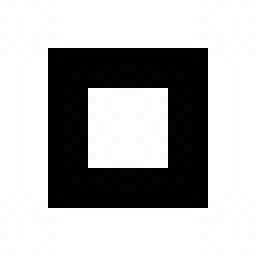
#> input picture project_4/test_image/test_image2.jpg, 32 x 32 px (shown 8 times larger)
$ python edge_detection_using_genetic_algorithm.py
#> lines starting #> are read from the running program, lines starting #| are printed output that depends on the picture; after the words box and inside, x2 and y2 are one past the last pixel; in counts of white or black regions, pixels touching at a corner belong together

import cv2
import time
import numpy as np
import matplotlib.pyplot as plt
from random import random, randint, uniform

CHANGE = False

#We, Wd, Wc, Wf, Wt = 1, 2, 0.5, 3, 6.51
We, Wd, Wc, Wf,  = 0.5, 2, 0.1, 0
Wt = 2*Wf - Wc + Wd - We + 1
TARGET = cv2.imread("./test_image/test_image2.jpg", 0)/255
#> TARGET: shape (32, 32) float64; min 0, max 1, mean 0.707
N = np.shape(TARGET)[0]    # image size = N * N
#> N = 32
DISSIM = TARGET*(-2.0)
DISSIM[1:N//2,:] = DISSIM[1:N//2,:] + TARGET[0:N//2-1,:]
DISSIM[:,1:N//2] = DISSIM[:,1:N//2] + TARGET[:,0:N//2-1]
DISSIM[N//2:N-1,:] = DISSIM[N//2:N-1,:] + TARGET[N//2+1:N,:]
DISSIM[:,N//2:N-1] = DISSIM[:,N//2:N-1] + TARGET[:,N//2+1:N]
DISSIM[0,:] = 0
#> DISSIM: shape (32, 32) float64; min -1.99, max 1.99, mean -0.0529
DISSIM[:,0] = 0
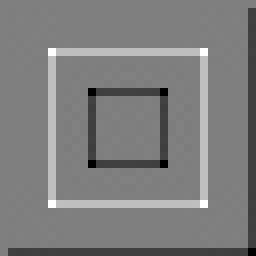
#> DISSIM: shape (32, 32) float64 (shown 8 times larger); min -1.99, max 1.99, mean -0.0217; drawn with min black and max white
DISSIM[N-1,:] = 0
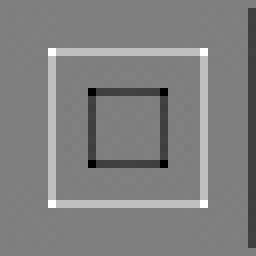
#> DISSIM: shape (32, 32) float64 (shown 8 times larger); 3.03% of pixels changed, all inside (x1, y1, x2, y2) = (1, 31, 32, 32); drawn with min black and max white
DISSIM[:,N-1] = 0
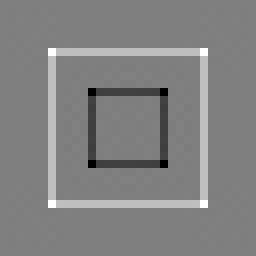
#> DISSIM: shape (32, 32) float64 (shown 8 times larger); 2.93% of pixels changed, all inside (x1, y1, x2, y2) = (31, 1, 32, 31); drawn with min black and max white
DISSIM = np.abs(DISSIM)
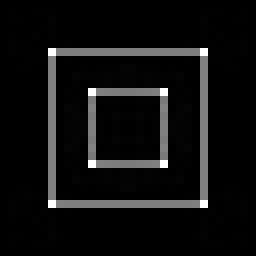
#> DISSIM: shape (32, 32) float64 (shown 8 times larger); min 0, max 1.99, mean 0.121; drawn with min black and max white
DISSIM[DISSIM>1]=1
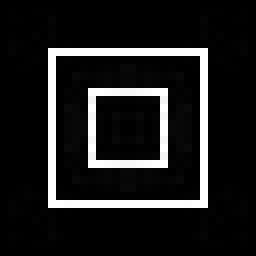
#> DISSIM: shape (32, 32) float64 (shown 8 times larger); 1.17% of pixels changed, all inside (x1, y1, x2, y2) = (6, 6, 26, 26)
cv2.imshow("TARGET", TARGET)
cv2.imshow("DISSIM", DISSIM)
print(TARGET.max())
#| 1.0
print(DISSIM.max())
#| 1.0
print(TARGET.min())
#| 0.0
print(DISSIM.min())
#| 0.0
#cv2.imwrite('b.jpg',DISSIM*255)
#cv2.waitKey(0)

class Individual:
    def __init__(self, edge_map=None, random_init=False,
                 subregion=(0,0), grid_size=0):
        self.N = grid_size
        self.subregion = subregion
        self.sX, self.eX = subregion[0]*grid_size, (subregion[0]+1)*grid_size
        self.sY, self.eY = subregion[1]*grid_size, (subregion[1]+1)*grid_size
        self.target = TARGET[self.sX:self.eX,self.sY:self.eY]
        self.dissim = DISSIM[self.sX:self.eX,self.sY:self.eY]
        self.value = 0.0
        self.fitness = 0
        if random_init:
            self.edgeMap = np.random.randint( 0, 2, [self.N, self.N] )
        else:
            self.edgeMap = np.array(edge_map, dtype=np.uint8)
        self.update_value()
        return


    def crossover(self, mate):
        ''' random size crossover '''
# [6 lines of commented-out code are left out]
        ''' 3*3 crossover '''
        xx, yy = randint(0, self.N-3), randint(0, self.N-3)
        new_edge_map1 = np.array(self.edgeMap)
        new_edge_map1[xx:xx+3,yy:yy+3] = mate.edgeMap[xx:xx+3,yy:yy+3]
        new_edge_map2 = np.array(mate.edgeMap)
        new_edge_map2[xx:xx+3,yy:yy+3] = self.edgeMap[xx:xx+3,yy:yy+3]

        return Individual(new_edge_map1, subregion=self.subregion, grid_size=self.N),\
               Individual(new_edge_map2, subregion=self.subregion, grid_size=self.N)

    def mutate(self, mutation_rate):
        global CHANGE
        ''' single-point mutation '''
        mutation_position = np.random.random([self.N, self.N])
        mutation_position[mutation_position>1-mutation_rate]=1
        mutation_position[mutation_position<=1-mutation_rate]=0
        new_edge_map = np.array(self.edgeMap)
        new_edge_map = new_edge_map + mutation_position
        new_edge_map[new_edge_map==2]=0
        if CHANGE:
            ''' multiple-point transformation mutation '''
            for k in range((self.N-2)**2):
                i=k // (self.N-2)
                j=k % (self.N-2)
                if random()>mutation_rate:
                    continue
                kernel = np.array([[0,0,1],[0,1,0],[1,0,0]])
                if (new_edge_map[i:i+3,j:j+3]==kernel).all():
                    if randint(0,1):
                        new_edge_map[i:i+3,j:j+3] = np.array([[0,0,1],[0,0,1],[1,1,0]])
                    else:
                        new_edge_map[i:i+3,j:j+3] = np.array([[0,1,1],[1,0,0],[1,0,0]])
                    continue
                kernel = np.array([[1,0,0],[0,1,0],[0,0,1]])
                if (new_edge_map[i:i+3,j:j+3]==kernel).all():
                    if randint(0,1):
                        new_edge_map[i:i+3,j:j+3] = np.array([[1,0,0],[1,0,0],[0,1,1]])
                    else:
                        new_edge_map[i:i+3,j:j+3] = np.array([[1,1,0],[0,0,1],[0,0,1]])
                    continue
                kernel = np.array([[0,0,1],[0,1,0],[0,1,0]])
                if (new_edge_map[i:i+3,j:j+3]==kernel).all():
                    if randint(0,1):
                        new_edge_map[i:i+3,j:j+3] = np.array([[0,0,0],[0,0,1],[0,1,0]])
                    else:
                        new_edge_map[i:i+3,j:j+3] = np.array([[0,1,1],[1,0,0],[0,1,0]])
                    continue
                kernel = np.array([[1,0,0],[0,1,0],[0,1,0]])
                if (new_edge_map[i:i+3,j:j+3]==kernel).all():
                    if randint(0,1):
                        new_edge_map[i:i+3,j:j+3] = np.array([[0,0,0],[1,0,0],[0,1,0]])
                    else:
                        new_edge_map[i:i+3,j:j+3] = np.array([[1,1,0],[0,0,1],[0,1,0]])
                    continue
                kernel = np.array([[0,1,0],[0,1,0],[0,0,1]])
                if (new_edge_map[i:i+3,j:j+3]==kernel).all():
                    if randint(0,1):
                        new_edge_map[i:i+3,j:j+3] = np.array([[0,1,0],[0,0,1],[0,0,0]])
                    else:
                        new_edge_map[i:i+3,j:j+3] = np.array([[0,1,0],[1,0,0],[0,1,1]])
                    continue
                kernel = np.array([[0,1,0],[0,1,0],[1,0,0]])
                if (new_edge_map[i:i+3,j:j+3]==kernel).all():
                    if randint(0,1):
                        new_edge_map[i:i+3,j:j+3] = np.array([[0,1,0],[1,0,0],[0,0,0]])
                    else:
                        new_edge_map[i:i+3,j:j+3] = np.array([[0,1,0],[0,0,1],[1,1,0]])
                    continue
                kernel = np.array([[0,0,1],[0,1,0],[0,1,0]]).T
                if (new_edge_map[i:i+3,j:j+3]==kernel).all():
                    if randint(0,1):
                        new_edge_map[i:i+3,j:j+3] = np.array([[0,0,0],[0,0,1],[0,1,0]]).T
                    else:
                        new_edge_map[i:i+3,j:j+3] = np.array([[0,1,1],[1,0,0],[0,1,0]]).T
                    continue
                kernel = np.array([[1,0,0],[0,1,0],[0,1,0]]).T
                if (new_edge_map[i:i+3,j:j+3]==kernel).all():
                    if randint(0,1):
                        new_edge_map[i:i+3,j:j+3] = np.array([[0,0,0],[1,0,0],[0,1,0]]).T
                    else:
                        new_edge_map[i:i+3,j:j+3] = np.array([[1,1,0],[0,0,1],[0,1,0]]).T
                    continue
                kernel = np.array([[0,1,0],[0,1,0],[0,0,1]]).T
                if (new_edge_map[i:i+3,j:j+3]==kernel).all():
                    if randint(0,1):
                        new_edge_map[i:i+3,j:j+3] = np.array([[0,1,0],[0,0,1],[0,0,0]]).T
                    else:
                        new_edge_map[i:i+3,j:j+3] = np.array([[0,1,0],[1,0,0],[0,1,1]]).T
                    continue
                kernel = np.array([[0,1,0],[0,1,0],[1,0,0]]).T
                if (new_edge_map[i:i+3,j:j+3]==kernel).all():
                    if randint(0,1):
                        new_edge_map[i:i+3,j:j+3] = np.array([[0,1,0],[1,0,0],[0,0,0]]).T
                    else:
                        new_edge_map[i:i+3,j:j+3] = np.array([[0,1,0],[0,0,1],[1,1,0]]).T
                    continue

        return Individual(new_edge_map, subregion=self.subregion, grid_size=self.N)

    def update_value(self):
        self.value = 0.0

        nb = np.ones_like(self.target)
        nb[1:self.N-1,1:self.N-1] = 0
        nb[0,0], nb[0,self.N-1], nb[self.N-1,0], nb[self.N-1,self.N-1] = 2, 2, 2, 2
        nb[0:self.N-1,0:self.N-1] = self.edgeMap[1:self.N,1:self.N] + nb[0:self.N-1,0:self.N-1]
        nb[0:self.N-1,1:self.N] = self.edgeMap[1:self.N,0:self.N-1] + nb[0:self.N-1,1:self.N]
        nb[1:self.N,0:self.N-1] = self.edgeMap[0:self.N-1,1:self.N] + nb[1:self.N,0:self.N-1]
        nb[1:self.N,1:self.N] = self.edgeMap[0:self.N-1,0:self.N-1] + nb[1:self.N,1:self.N]
        nb[0:self.N-1,:] = self.edgeMap[1:self.N,:] + nb[0:self.N-1,:]
        nb[:,0:self.N-1] = self.edgeMap[:,1:self.N] + nb[:,0:self.N-1]
        nb[1:self.N,:] = self.edgeMap[0:self.N-1,:] + nb[1:self.N,:]
        nb[:,1:self.N] = self.edgeMap[:,0:self.N-1] + nb[:,1:self.N]

        Ce = np.array(self.edgeMap)    # restrict number of edge pixels

        Cd = np.zeros_like(self.target)    # find edge pixels
        Cd[self.edgeMap==0] = self.dissim[self.edgeMap==0]

        Cc = np.zeros_like(self.target)    # curvature
        Ct = np.zeros_like(self.target)    # thickness
        Cc[1:self.N-1,1:self.N-1] = 1
        Ct[1:self.N-1,1:self.N-1] = 1
        for k in range((self.N-2)**2):
            i=k // (self.N-2)
            j=k % (self.N-2)
            if self.edgeMap[i+1,j+1]==0 or nb[i+1,j+1]==0 or nb[i+1,j+1]==1:
                Cc[i+1,j+1] = 0
                Ct[i+1,j+1] = 0
                continue
            kernel = np.array([[1,0,0],[0,1,0],[0,0,1]])
            if (self.edgeMap[i:i+3,j:j+3]==kernel).all():
                Cc[i+1,j+1] = 0
                Ct[i+1,j+1] = 0
                continue
            kernel = np.array([[0,1,0],[0,1,0],[0,1,0]])
            if (self.edgeMap[i:i+3,j:j+3]==kernel).all():
                Cc[i+1,j+1] = 0
                Ct[i+1,j+1] = 0
                continue
            kernel = np.array([[0,0,1],[0,1,0],[1,0,0]])
            if (self.edgeMap[i:i+3,j:j+3]==kernel).all():
                Cc[i+1,j+1] = 0
                Ct[i+1,j+1] = 0
                continue
            kernel = np.array([[0,0,0],[1,1,1],[0,0,0]])
            if (self.edgeMap[i:i+3,j:j+3]==kernel).all():
                Cc[i+1,j+1] = 0
                Ct[i+1,j+1] = 0
                continue
            kernel = np.array([[1,0,0],[0,1,0],[0,1,0]])
            if (self.edgeMap[i:i+3,j:j+3]==kernel).all()\
            or (self.edgeMap[i:i+3,j:j+3]==kernel.T).all():
                Cc[i+1,j+1] = 0.5
                Ct[i+1,j+1] = 0
                continue
            kernel = np.array([[0,1,0],[0,1,0],[1,0,0]])
            if (self.edgeMap[i:i+3,j:j+3]==kernel).all()\
            or (self.edgeMap[i:i+3,j:j+3]==kernel.T).all():
                Cc[i+1,j+1] = 0.5
                Ct[i+1,j+1] = 0
                continue
            kernel = np.array([[0,1,0],[0,1,0],[0,0,1]])
            if (self.edgeMap[i:i+3,j:j+3]==kernel).all()\
            or (self.edgeMap[i:i+3,j:j+3]==kernel.T).all():
                Cc[i+1,j+1] = 0.5
                Ct[i+1,j+1] = 0
                continue
            kernel = np.array([[0,0,1],[0,1,0],[0,1,0]])
            if (self.edgeMap[i:i+3,j:j+3]==kernel).all()\
            or (self.edgeMap[i:i+3,j:j+3]==kernel.T).all():
                Cc[i+1,j+1] = 0.5
                Ct[i+1,j+1] = 0
                continue

        Cf = np.zeros_like(self.target)    # isolated
        Cf[(self.edgeMap-1)**2+(nb-0)**2==0] = 1
        Cf[(self.edgeMap-1)**2+(nb-1)**2==0] = 0.5

#        Ct = np.zeros_like(self.target)    # thickness
#        Ct[(self.edgeMap-1)**2 + ((nb-3)*(nb-4)*(nb-5)*(nb-6)*(nb-7)*(nb-8))**2==0] = 1

        self.value = Wd*np.sum(Cd) + Wc*np.sum(Cc) + We*np.sum(Ce)\
                     + Wf*np.sum(Cf) + Wt*np.sum(Ct)
        return

class Population:
    def __init__(self, size=64, crossover_rate=0.8, mutation_rate=0.01,
                       subregion=(0,0), grid_size=8):
        self.size = size
        self.crossover_rate = crossover_rate
        self.mutation_rate = mutation_rate
        self.population = []
        self.children = []
        for i in range(size):
            self.population.append(Individual(random_init=True,
                                              subregion=subregion,
                                              grid_size=grid_size))
        self.population = sorted(self.population, key=lambda x: x.value)
        return

    def survive(self):
        ''' Roulette Wheel '''
# [12 lines of commented-out code are left out]

        ''' Linear Ranking '''
        self.population = []
        self.children = sorted(self.children, key=lambda x: x.value)
        self.population.extend([self.children[0]])
        self.children.remove(self.children[0])
        L = len(self.children)
        for i in range(L):
            self.children[i].fitness = L - i
        sum_fitness = sum(range(1,L+1))
        for i in range(self.size-1):
            pick    = uniform(0, sum_fitness)
            current = 0
            for survivor in self.children:
                current = current + survivor.fitness
                if current >= pick:
                    self.population.extend([survivor])
                    self.children.remove(survivor)
                    sum_fitness = sum_fitness - survivor.fitness
                    break

            else:
                print('survive error !')
                print('i= %d pick= %f current= %f'%(i, pick, current))
        ''' First (size) children survive '''
#        self.population = sorted(self.children, key=lambda x: x.value)[:self.size]
        return

    def select_parents(self):
        if len(self.population)<2:
            print('select_parents error !')
            return None
        return self.population.pop(randint(0,len(self.population)-1)), self.population.pop(randint(0,len(self.population)-1))

    def evolve(self):
        self.children = []
        while (len(self.population)>0):
            p1, p2 = self.select_parents()
            self.children.extend([p1, p2])
            if random() <= self.crossover_rate:
                c1, c2 = p1.crossover(p2)
                self.children.extend([c1, c2])
        for idx in range(len(self.children)):
            self.children.extend([self.children[idx].mutate(self.mutation_rate)])
        self.survive()
        self.population = sorted(self.population, key=lambda x: x.value)
        return

class GA_2D:
    def __init__(self, pop_size=64, crossover_rate=0.8,
                 mutation_rate=0.01, grid_size=8):
#> called with pop_size = 64, crossover_rate = 0.8, mutation_rate = 0.01, grid_size = 8
        if not N%grid_size==0:
            print('ERROR grid_size = %d'%(grid_size))
            exit(-1)
        self.grid_size = grid_size
        self.numOfGA = (N//grid_size)**2
#> self.numOfGA = 16
        self.size=pop_size
        self.PP = []
        for i in range(N//grid_size):
            for j in range(N//grid_size):
                self.PP.append(Population(size=pop_size,
                                     crossover_rate=crossover_rate,
                                     mutation_rate=mutation_rate,
                                     subregion=(i,j),
                                     grid_size=grid_size))
        return

    def evolve(self):
        for i in range(self.numOfGA):
            self.PP[i].evolve()
        return

    def update_value(self):
        for i in range(self.numOfGA):
            for j in range(self.size):
                self.PP[i].population[j].update_value()
        return

    def show(self,generation=0):
        show_img = np.zeros_like(TARGET, dtype=np.uint8)
        for i in range(self.numOfGA):
            temp = (i//(N//self.grid_size))*self.grid_size
            sX, eX = temp, temp+self.grid_size
            temp = (i%(N//self.grid_size))*self.grid_size
            sY, eY = temp, temp+self.grid_size
            show_img[sX:eX,sY:eY] = self.PP[i].population[0].edgeMap
        show_img = show_img*255
        show_img = cv2.resize(show_img, (3*N,3*N), interpolation=cv2.INTER_NEAREST)
        cv2.imshow('show_img',show_img)
#        cv2.imwrite('./show_img_%03d.jpg'%(generation),show_img)
        cv2.waitKey(50)

    def get_cost(self):
        cost = 0.0
        for i in range(self.numOfGA):
            cost = cost + self.PP[i].population[0].value
        return cost

    def get_numOfEdge(self):
        numOfEdge = 0.0
        for i in range(self.numOfGA):
            numOfEdge = numOfEdge + np.sum(self.PP[i].population[0].edgeMap)
        return numOfEdge


if __name__ == "__main__":
    maxGenerations = 100
    top_value = 1000
    Tstart = time.time()
    Cost_Set = []
    GA = GA_2D(pop_size=64, crossover_rate=0.8, mutation_rate=0.01, grid_size=8)
    for i in range(1, maxGenerations + 1):
        cost = GA.get_cost()
        print("Generation %d: %f %d"%(i, cost, GA.get_numOfEdge()))
        Cost_Set.append(cost)
#> (the run stopped early here; a loop or call above may not have finished)
